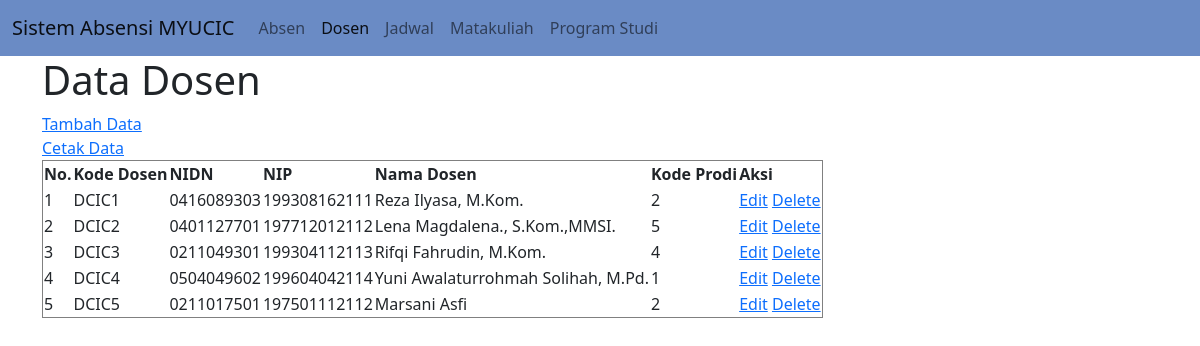
Screenshot of /dosen.php with the database file from the repository.
### tables this page shows
CREATE TABLE `tbldosen` (
  `kodedosen` varchar(5) NOT NULL,
  `nidn` varchar(12) NOT NULL,
  `nip` varchar(12) NOT NULL,
  `namadosen` varchar(80) NOT NULL,
  `kodeprodi` varchar(1) NOT NULL
);

### connection.php (called while the page is built)
<?php
class Connection
{
    public function get_connection()
    {
        $host = "localhost";
        $database = "absensi_mahasiswa";
        $username = "root";
        $password = "";
        $connect = new mysqli($host, $username, $password, $database);
        return $connect;
    }
}
?>

### model.php (called while the page is built, shortened)
<?php
include 'connection.php';
class Model extends Connection
{
    public function __construct()
    {
        $this->conn = $this->get_connection();
    }
    public function tampil_data_dosen()
    {
        $sql = "SELECT * FROM tbldosen";
        $bind = $this->conn->query($sql);
        while ($obj = $bind->fetch_object()) {
            $baris[] = $obj;
        }
        if (!empty($baris)) {
            return $baris;
        }
    }
}

### dosen.php (the view, shortened to what this page needs)
<?php
include 'model.php';
$model = new Model();
$index = 1;
?>
<!doctype html>
<html lang="en">
<head>
    <link href="https://cdn.jsdelivr.net/npm/bootstrap@5.0.0-beta3/dist/css/bootstrap.min.css" rel="stylesheet">
</head>
<body>
<nav class="navbar navbar-expand-lg navbar-light" style="background-color: #6a8bc5;">
  <div class="container-fluid">
    <a class="navbar-brand" href="#">Sistem Absensi MYUCIC</a>
    <div class="collapse navbar-collapse" id="navbarNav">
      <ul class="navbar-nav">
        <li class="nav-item">
          <a class="nav-link" aria-current="page" href="index.php">Absen</a>
        </li>
        <li class="nav-item">
          <a class="nav-link active" href="dosen.php">Dosen</a>
        </li>
        <li class="nav-item">
          <a class="nav-link" href="jadwal.php">Jadwal</a>
        </li>
        <li class="nav-item">
          <a class="nav-link" href="matakuliah.php">Matakuliah</a>
        </li>
        <li class="nav-item">
          <a class="nav-link" href="prodi.php">Program Studi</a>
        </li>
      </ul>
    </div>
  </div>
</nav>
<div class="container">
        <h1>Data Dosen</h1>
        <a href="create_dosen.php">Tambah Data</a>
        <br>
        <a href="print_dosen.php" target="_blank">Cetak Data</a>
        <br>
        <table border="1">
            <thead>
                <tr>
                    <th>No.</th>
                    <th>Kode Dosen</th>
                    <th>NIDN</th>
                    <th>NIP</th>
                    <th>Nama Dosen</th>
                    <th>Kode Prodi</th>
                    <th>Aksi</th>
                </tr>
            </thead>
            <tbody>
                <?php
                $result = $model->tampil_data_dosen();
                if (!empty($result)) {
                    foreach ($result as $data) : ?>
                        <tr>
                            <td><?= $index++ ?></td>
                            <td><?= $data->kodedosen ?></td>
                            <td><?= $data->nidn ?></td>
                            <td><?= $data->nip ?></td>
                            <td><?= $data->namadosen ?></td>
                            <td><?= $data->kodeprodi ?></td>
                            <td>
                                <a name="edit" id="edit" href="edit_dosen.php?id=<?= $data->kodedosen ?>">Edit</a>
                                <a name="hapus" id="hapus" href="process.php?dosen_id=<?= $data->kodedosen ?>">Delete</a>
                            </td>
                        </tr>
                    <?php endforeach;
                } else { ?>
                <tr>
                    <td colspan="9">Belum ada data pada tabel absen mahasiswa.</td>
                </tr>
                <?php } ?>
            </tbody>
        </table>
    </div>
</body>
</html>

### rows the page displays
tbldosen: kodedosen "DCIC1", nidn "0416089303", nip "199308162111", namadosen "Reza Ilyasa, M.Kom.", kodeprodi "2"
tbldosen: kodedosen "DCIC2", nidn "0401127701", nip "197712012112", namadosen "Lena Magdalena., S.Kom.,MMSI.", kodeprodi "5"
tbldosen: kodedosen "DCIC3", nidn "0211049301", nip "199304112113", namadosen "Rifqi Fahrudin, M.Kom.", kodeprodi "4"
tbldosen: kodedosen "DCIC4", nidn "0504049602", nip "199604042114", namadosen "Yuni Awalaturrohmah Solihah, M.Pd.", kodeprodi "1"
tbldosen: kodedosen "DCIC5", nidn "0211017501", nip "197501112112", namadosen "Marsani Asfi", kodeprodi "2"
